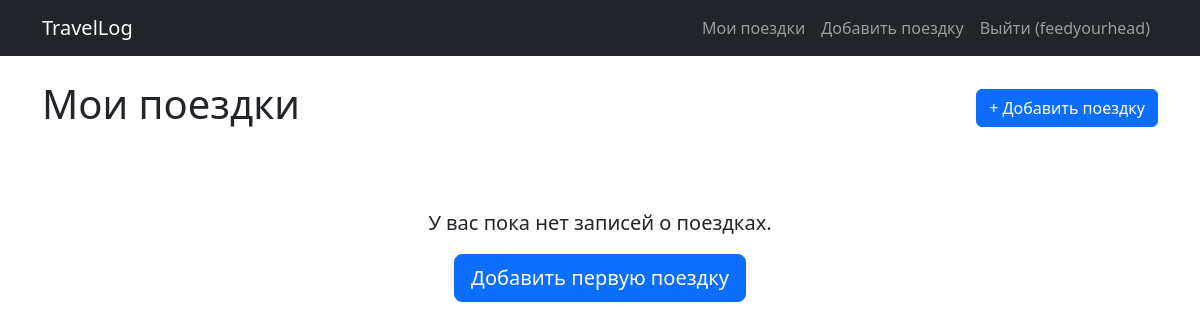
Page /dashboard/ (signed in) on the earlier database version.
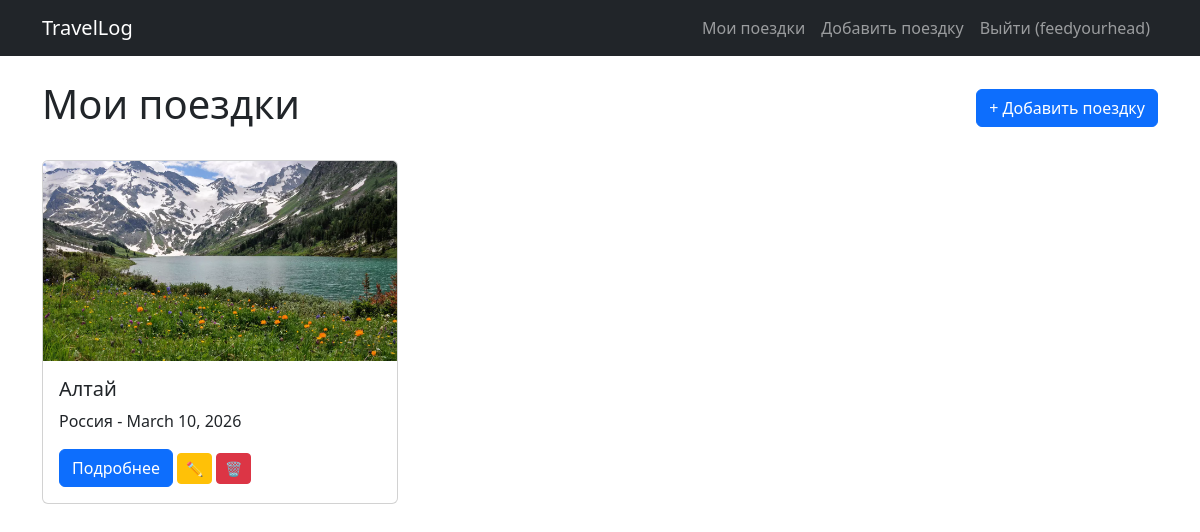
Same page on the later database version.
### travels/models.py (models this page shows)
class TravelNote(models.Model):
    author = models.ForeignKey(User, on_delete=models.CASCADE)
    place_name = models.CharField(max_length=200)
    country = models.CharField(max_length=200)
    date_of_trip = models.DateField()
    description = models.TextField()
    photo = models.ImageField()
    created_at = models.DateField(auto_now=True)

### travels/views.py (the view)
# urls.py: path('dashboard/', views.dashboard, name='dashboard'),
@login_required
def dashboard(request):
    notes = TravelNote.objects.filter(author=request.user).order_by('-created_at')
    return render(request, 'travels/dashboard.html', context={'notes': notes})

### travels/templates/travels/dashboard.html
{% extends 'travels/base.html' %}
{% block content %}
    <div class="d-flex justify-content-between align-items-center mb-4">
        <h1>Мои поездки</h1>
        <a href="{% url 'travels:create_note' %}" class="btn btn-primary">+ Добавить поездку</a>
    </div>
    {% if notes %}
        <div class="row">
            {% for note in notes %}
                <div class="col-md-4 mb-3">
                    <div class="card h-100">
                        {% if note.photo %}
                            <img src="{{ note.photo.url }}"
                                 alt="{{ note.place_name }}"
                                 class="card-img-top"
                                 style="height: 200px;
                                        object-fit: cover">
                        {% endif %}
                        <div class="card-body">
                            <h5 class="card-title">{{ note.place_name }}</h5>
                            <p class="card-text">{{ note.country }} - {{ note.date_of_trip }}</p>
                            <a href="{% url 'travels:detail' note.id %}" class="btn btn-primary">Подробнее</a>
                            <a href="{% url 'travels:update_note' note.id %}"
                               class="btn btn-sm btn-warning">✏️</a>
                            <a href="{% url 'travels:delete_note' note.id %}"
                               class="btn btn-sm btn-danger">🗑️</a>
                        </div>
                    </div>
                </div>
            {% endfor %}
        </div>
    {% else %}
        <div class="text-center py-5">
            <p class="lead">У вас пока нет записей о поездках.</p>
            <a href="{% url 'travels:create_note' %}" class="btn btn-primary btn-lg">Добавить первую поездку</a>
        </div>
    {% endif %}
{% endblock %}

Differences in the rows shown:
added TravelNote: photo (picture), place_name "Алтай", country "Россия", date_of_trip "March 10, 2026"
Other differences:
text no longer shown: "У вас пока нет записей о поездках. Добавить первую поездку"
